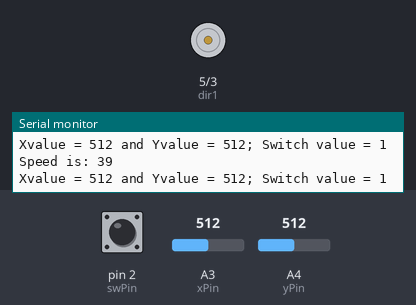
Bench run of a sketch on a simulated Arduino Uno, built with avr-gcc and run on an emulated ATmega328P. Shown: motor-driver pin pairs drawn as motors (green arrow = first pin HIGH = forward, orange = second pin HIGH = backward, longer = more drive, scaled by the enable pin), the last lines printed to the serial monitor. The test bench sets the inputs (shaded band); at power-on: A4 (yPin) = 512, pin 2 (swPin) HIGH, A3 (xPin) = 512.

Above: at 2.8 s.
2.9 s: A4 (yPin) set to 455
5.7 s: A4 (yPin) set to 432
8.4 s: A4 (yPin) set to 716
At 12.4 s:
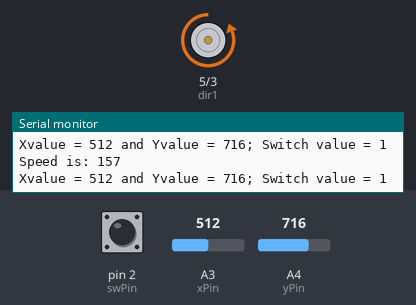
13.0 s: A4 (yPin) set to 677
16.7 s: A4 (yPin) set to 658
At 19.9 s:
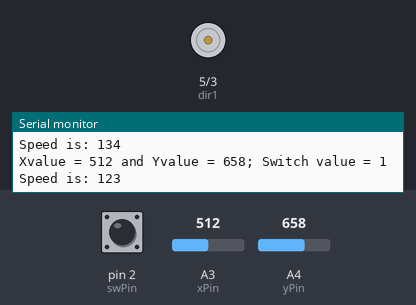
21.0 s: A4 (yPin) set to 433
Timing chart, 0 to 24.0 s (numbered marks = the images above; inputs shaded):
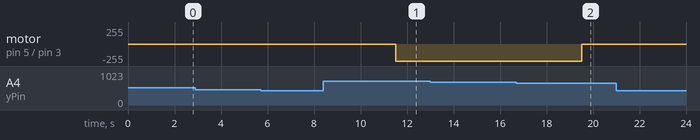

Measured:
- the behaviour switches between 666 and 665 on A4 (yPin) (found by bisection; images 1 and 2)
- after the input at 8.4 s, motor on pin 5 (dir1) / pin 3 (dir2): stopped → backward 255/255 after 3.1 s
- after the input at 16.7 s, motor on pin 5 (dir1) / pin 3 (dir2): backward 255/255 → stopped after 2.8 s

The sketch:

JoyStick_DCmotor.ino
```cpp
int xPin = A3;
int yPin = A4;
int swPin = 2;
int xVal;
int yVal;
int swVal;
int dt = 500;
int speedPin = 7;
int dir1 = 5;
int dir2 = 3;
int motSpeed;

void setup() {
  // put your setup code here, to run once:
  Serial.begin(9600);
  pinMode(xPin, INPUT);
  pinMode(yPin, INPUT);
  pinMode(swPin, INPUT);
  pinMode(speedPin, OUTPUT);
  pinMode(dir1, OUTPUT);
  pinMode(dir2, OUTPUT);

  digitalWrite(swPin, HIGH);


}

void loop() {
  // put your main code here, to run repeatedly:
  xVal= analogRead(xPin);
  yVal= analogRead(yPin);
  swVal = digitalRead(swPin);
  Serial.print("Xvalue = ");
  Serial.print(xVal);
  Serial.print(" and Yvalue = ");
  Serial.print(yVal);
  Serial.print("; Switch value = ");
  Serial.println(swVal);
  delay(dt);


  if(yVal < 443 && yVal >=0){
    digitalWrite(dir1, HIGH);
    digitalWrite(dir2, LOW);
    motSpeed = (-255./443.)*yVal + 255.;
     analogWrite(speedPin, motSpeed);
    Serial.print("Speed is: ");
      Serial.println(motSpeed);

    }
 delay(dt);


  if(yVal == 443 || yVal == 444){
    motSpeed = 0;
     analogWrite(speedPin, motSpeed);
  }
delay(dt);


    if(yVal > 443){
      digitalWrite(dir1, LOW);
      digitalWrite(dir2, HIGH);
      motSpeed = (255./443.)*(yVal - 886.) + 255.;
       analogWrite(speedPin, motSpeed);
      Serial.print("Speed is: ");
      Serial.println(motSpeed);
  }

  delay(dt);

}
```
